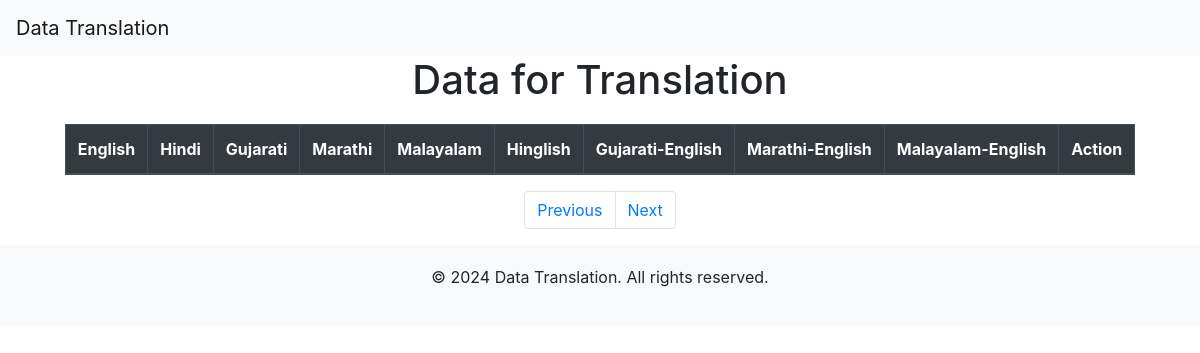
Before: /myapp/display/18/ with the older database file.
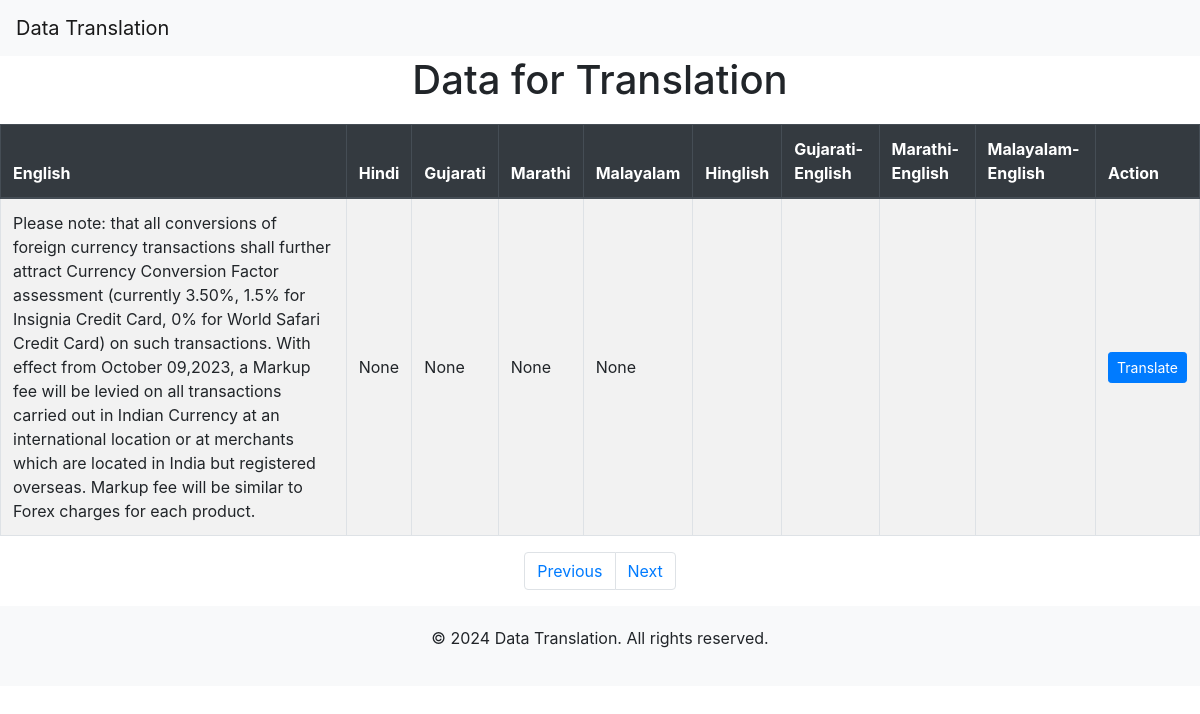
After: the same page with the newer database file.
### myapp/models.py (models this page shows, shortened)
class ExtractedData(models.Model):
    uploaded_image = models.ForeignKey(UploadedImage, on_delete=models.CASCADE)
    extracted_data = models.TextField(default = [])
    hindi = models.TextField(null=True, blank=True)
    gujarati = models.TextField(null=True, blank=True)
    marathi = models.TextField(null=True, blank=True)
    malayalam = models.TextField(null=True, blank=True)
    class Meta:
        verbose_name = "ExtractedData"
        verbose_name_plural = "ExtractedData"

### myapp/views.py (the view)
# urls.py: path('display/<int:image_id>/', display_data, name='display_data'),
def display_data(request, image_id):
    extracted_data = ExtractedData.objects.filter(uploaded_image_id=image_id)
    return render(request, 'myapp/display_data.html', {'extracted_data': extracted_data})

### myapp/templates/myapp/display_data.html (shortened to what this page needs)
<!DOCTYPE html>
<html lang="en">
<head>
    <link href="https://maxcdn.bootstrapcdn.com/bootstrap/4.5.2/css/bootstrap.min.css" rel="stylesheet">
</head>
<body>
    <nav class="navbar navbar-expand-lg navbar-light bg-light fixed-top">
        <a class="navbar-brand" href="#">Data Translation</a>
    </nav>
    <div class="container" style="padding-right: 0px !important;padding-left: 0px !important;max-width: fit-content;">
        <h1 class="text-center">Data for Translation</h1>
        <div class="table-responsive">
            <table class="table table-striped table-bordered table-hover">
                <thead class="thead-dark">
                    <tr>
                        <th>English</th>
                        <th>Hindi</th>
                        <th>Gujarati</th>
                        <th>Marathi</th>
                        <th>Malayalam</th>
                        <th>Hinglish</th>
                        <th>Gujarati-English</th>
                        <th>Marathi-English</th>
                        <th>Malayalam-English</th>
                        <th>Action</th>
                    </tr>
                </thead>
                <tbody>
                    {% for data in extracted_data %}
                    <tr>
                        <td>{{ data.extracted_data }}</td>
                        <td>{{ data.hindi }}</td>
                        <td>{{ data.gujarati }}</td>
                        <td>{{ data.marathi }}</td>
                        <td>{{ data.malayalam }}</td>
                        <td>{{ data.hinglish }}</td>
                        <td>{{ data.gujarati_english }}</td>
                        <td>{{ data.marathi_english }}</td>
                        <td>{{ data.malayalam_english }}</td>
                        <td><a class="btn btn-primary btn-sm" href="{% url 'translate' data.id %}">Translate</a></td>
                    </tr>
                    {% endfor %}
                </tbody>
            </table>
        </div>
        <nav aria-label="Page navigation">
            <ul class="pagination">
                <li class="page-item"><a class="page-link" href="#">Previous</a></li>
                <li class="page-item"><a class="page-link" href="#">Next</a></li>
            </ul>
        </nav>
    </div>
    <footer>
        <div class="container">
            <p>&copy; 2024 Data Translation. All rights reserved.</p>
        </div>
    </footer>
</body>
</html>

Changed rows visible on the page:
added ExtractedData: extracted_data "Please note: that all conversions of foreign currency transactions shall further attract Currency Conversion Factor assessment (currently 3.50%, 1.5% for Insignia Credit Card, 0% for World Safari Credit Card) on such transactions. With effect from October 09,2023, a Markup fee will be levied on all transactions carried out in Indian Currency at an international location or at merchants which are located in India but registered overseas. Markup fee will be similar to Forex charges for each product.", hindi "None", gujarati "None", marathi "None", malayalam "None"
